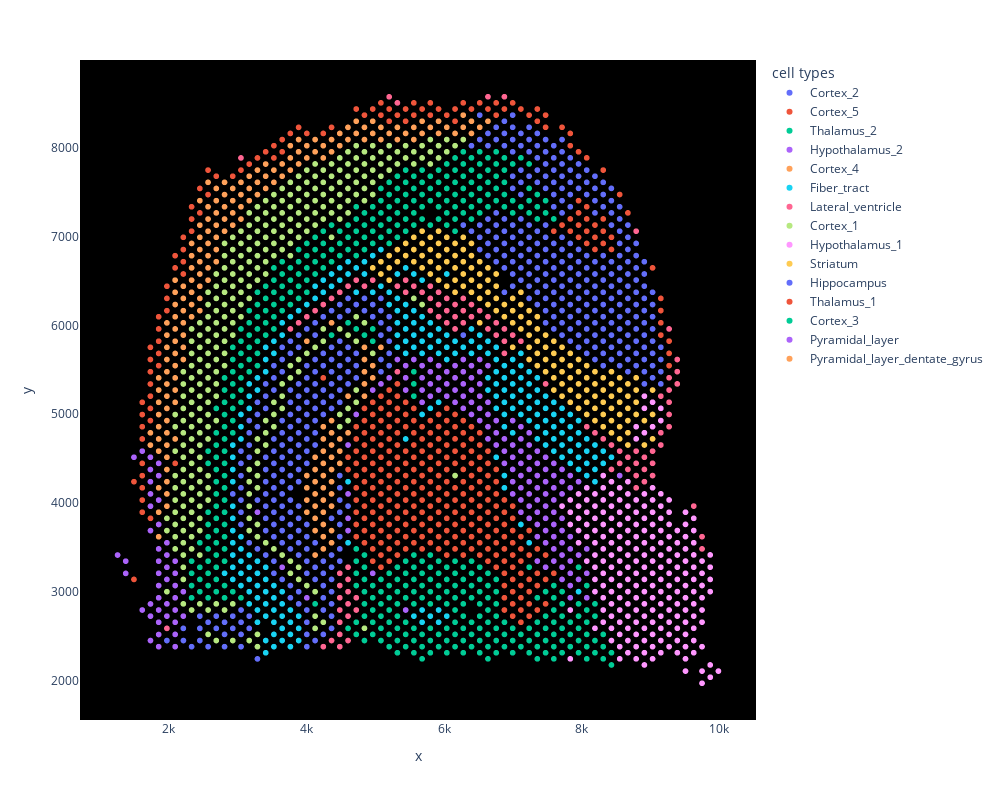

Notebook code cell kept with this figure:
### Code cell
fig = px.scatter(plot_df, x=x, y=y, color="cell types",
                 width=1000, height=800)
fig.update_xaxes(showgrid=False, zeroline=False)
fig.update_yaxes(showgrid=False, zeroline=False)
fig.update_layout(plot_bgcolor="black")
fig.show()

### Figure 1 — Plotly figure (JSON) as saved in the notebook; plotly's stock layout.template omitted (floating-point values rounded to 4 significant figures; data arrays with more than 128 entries replaced by an {"elided": "..."} marker saying what was removed)
{"data": [{"hovertemplate": "cell types=Cortex_2<br>x=%{x}<br>y=%{y}<extra></extra>", "legendgroup": "Cortex_2", "marker": {"color": "#636efa", "symbol": "circle"}, "mode": "markers", "name": "Cortex_2", "showlegend": true, "x": {"elided": "259 int values"}, "xaxis": "x", "y": {"elided": "259 int values"}, "yaxis": "y", "type": "scattergl"}, {"hovertemplate": "cell types=Cortex_5<br>x=%{x}<br>y=%{y}<extra></extra>", "legendgroup": "Cortex_5", "marker": {"color": "#EF553B", "symbol": "circle"}, "mode": "markers", "name": "Cortex_5", "showlegend": true, "x": [1611, 2927, 9153, 5561, 1611, 8075, 1850, 4244, 3526, 6040, 2089, 1611, 6519, 1850, 7237, 5082, 2209, 2568, 1730, 5082, 2090, 1611, 6998, 3406, 8674, 7956, 7836, 8554, 1611, 1730, 8195, 5681, 8075, 6639, 9273, 3646, 2329, 7716, 5441, 8075, 5441, 7477, 7596, 3047, 1850, 7836, 1850, 7956, 1970, 1730, 1970, 7477, 2329, 6399, 6878, 8315, 1731, 5202, 1491, 4005, 5561, 1730, 2209, 2449, 1730, 9153, 1730, 2209, 5801, 9273, 1850, 6758, 9153, 8315, 8315, 2329, 1611, 1491, 8075, 8075, 8435, 7357, 9033, 8195, 3526, 4723, 7836, 5920, 4364, 6279, 8195, 4843, 4963, 1611, 5202, 3167, 3287, 8315, 5322, 3885, 5801, 1611, 1730, 4244, 6160, 7716, 2449, 1970, 7118, 2688, 7956, 1611, 2089, 9153, 8435, 2568, 6160, 3765, 3646, 9273, 6758, 7836, 2209, 7357, 7956, 7956], "xaxis": "x", "y": [4170, 7679, 6028, 8505, 5133, 7060, 6096, 8161, 7885, 8367, 6784, 4995, 8505, 5683, 8367, 8367, 6991, 7748, 5064, 8505, 4445, 4720, 8505, 7954, 7266, 7266, 8023, 7473, 4307, 5339, 6991, 8436, 7198, 8436, 5684, 7954, 7197, 8230, 8298, 7886, 8436, 8367, 7060, 7748, 5959, 8161, 5821, 7954, 6165, 5752, 6303, 8230, 7060, 8436, 8436, 7198, 3826, 8298, 3138, 8161, 8367, 5477, 6716, 7541, 4927, 6303, 5202, 6853, 8505, 5822, 5546, 8505, 5890, 6922, 7748, 7335, 4858, 4239, 6922, 7335, 6991, 8298, 6647, 7129, 8023, 8436, 7060, 8436, 8229, 8505, 6854, 8367, 8436, 3895, 8436, 7816, 7885, 7060, 8367, 8229, 8367, 4032, 5615, 5408, 8436, 7129, 7266, 6440, 8436, 7679, 6991, 4445, 6647, 6166, 6854, 7472, 8298, 8161, 8092, 5546, 8367, 7198, 6578, 8436, 7129, 7404], "yaxis": "y", "type": "scattergl"}, {"hovertemplate": "cell types=Thalamus_2<br>x=%{x}<br>y=%{y}<extra></extra>", "legendgroup": "Thalamus_2", "marker": {"color": "#00cc96", "symbol": "circle"}, "mode": "markers", "name": "Thalamus_2", "showlegend": true, "x": {"elided": "190 int values"}, "xaxis": "x", "y": {"elided": "190 int values"}, "yaxis": "y", "type": "scattergl"}, {"hovertemplate": "cell types=Hypothalamus_2<br>x=%{x}<br>y=%{y}<extra></extra>", "legendgroup": "Hypothalamus_2", "marker": {"color": "#ab63fa", "symbol": "circle"}, "mode": "markers", "name": "Hypothalamus_2", "showlegend": true, "x": {"elided": "133 int values"}, "xaxis": "x", "y": {"elided": "133 int values"}, "yaxis": "y", "type": "scattergl"}, {"hovertemplate": "cell types=Cortex_4<br>x=%{x}<br>y=%{y}<extra></extra>", "legendgroup": "Cortex_4", "marker": {"color": "#FFA15A", "symbol": "circle"}, "mode": "markers", "name": "Cortex_4", "showlegend": true, "x": {"elided": "149 int values"}, "xaxis": "x", "y": {"elided": "149 int values"}, "yaxis": "y", "type": "scattergl"}, {"hovertemplate": "cell types=Fiber_tract<br>x=%{x}<br>y=%{y}<extra></extra>", "legendgroup": "Fiber_tract", "marker": {"color": "#19d3f3", "symbol": "circle"}, "mode": "markers", "name": "Fiber_tract", "showlegend": true, "x": {"elided": "225 int values"}, "xaxis": "x", "y": {"elided": "225 int values"}, "yaxis": "y", "type": "scattergl"}, {"hovertemplate": "cell types=Lateral_ventricle<br>x=%{x}<br>y=%{y}<extra></extra>", "legendgroup": "Lateral_ventricle", "marker": {"color": "#FF6692", "symbol": "circle"}, "mode": "markers", "name": "Lateral_ventricle", "showlegend": true, "x": [9273, 6878, 4724, 9273, 4484, 5442, 8674, 9153, 8794, 6399, 5322, 7477, 6160, 4484, 6280, 8794, 5322, 8554, 6639, 5801, 8914, 8195, 6878, 9273, 8794, 9033, 4484, 4364, 4125, 3766, 5681, 7118, 5561, 4604, 3047, 4005, 9752, 8554, 8315, 6399, 9153, 6040, 9033, 6519, 6280, 8794, 9632, 6998, 6280, 4604, 4604, 4604, 5920, 5801, 6160, 9752, 5202, 9392, 6160, 4723, 9273, 9273, 6639, 8914, 8076, 4604, 4484, 4484, 4244, 1970, 5920, 6878, 6040, 8794, 4484, 4245, 6878, 8435, 4604, 4724, 8914, 6040, 8674, 4484, 5921, 6639, 9153, 6759, 3885, 4364, 4604, 9392, 9033, 5801, 4484, 6759, 5442, 8435, 9273, 5322, 9392, 4843, 4963], "xaxis": "x", "y": [5271, 5959, 2932, 4858, 3069, 6509, 4514, 5202, 4446, 6097, 5477, 5340, 5959, 6372, 6165, 4308, 8505, 4583, 6097, 6441, 4514, 4789, 8574, 5134, 4170, 4446, 2932, 6303, 6165, 5959, 6372, 5821, 6441, 3000, 7885, 6096, 3482, 4445, 4721, 6234, 4790, 6303, 4308, 6165, 6303, 7060, 3964, 5890, 6028, 2863, 3276, 2450, 6234, 6165, 6097, 3620, 8573, 5340, 6234, 6509, 5959, 5409, 5959, 4239, 4858, 3138, 2656, 2794, 6234, 2587, 6372, 5821, 6165, 4583, 3207, 2381, 5684, 4652, 2725, 2794, 4377, 6028, 4377, 2519, 6097, 8574, 4652, 5890, 6028, 2450, 6441, 5478, 4583, 6303, 2381, 6028, 6372, 4377, 4996, 6441, 5615, 6441, 6509], "yaxis": "y", "type": "scattergl"}, {"hovertemplate": "cell types=Cortex_1<br>x=%{x}<br>y=%{y}<extra></extra>", "legendgroup": "Cortex_1", "marker": {"color": "#B6E880", "symbol": "circle"}, "mode": "markers", "name": "Cortex_1", "showlegend": true, "x": {"elided": "316 int values"}, "xaxis": "x", "y": {"elided": "316 int values"}, "yaxis": "y", "type": "scattergl"}, {"hovertemplate": "cell types=Hypothalamus_1<br>x=%{x}<br>y=%{y}<extra></extra>", "legendgroup": "Hypothalamus_1", "marker": {"color": "#FF97FF", "symbol": "circle"}, "mode": "markers", "name": "Hypothalamus_1", "showlegend": true, "x": {"elided": "217 int values"}, "xaxis": "x", "y": {"elided": "217 int values"}, "yaxis": "y", "type": "scattergl"}, {"hovertemplate": "cell types=Striatum<br>x=%{x}<br>y=%{y}<extra></extra>", "legendgroup": "Striatum", "marker": {"color": "#FECB52", "symbol": "circle"}, "mode": "markers", "name": "Striatum", "showlegend": true, "x": {"elided": "144 int values"}, "xaxis": "x", "y": {"elided": "144 int values"}, "yaxis": "y", "type": "scattergl"}, {"hovertemplate": "cell types=Hippocampus<br>x=%{x}<br>y=%{y}<extra></extra>", "legendgroup": "Hippocampus", "marker": {"color": "#636efa", "symbol": "circle"}, "mode": "markers", "name": "Hippocampus", "showlegend": true, "x": {"elided": "219 int values"}, "xaxis": "x", "y": {"elided": "219 int values"}, "yaxis": "y", "type": "scattergl"}, {"hovertemplate": "cell types=Thalamus_1<br>x=%{x}<br>y=%{y}<extra></extra>", "legendgroup": "Thalamus_1", "marker": {"color": "#EF553B", "symbol": "circle"}, "mode": "markers", "name": "Thalamus_1", "showlegend": true, "x": {"elided": "260 int values"}, "xaxis": "x", "y": {"elided": "260 int values"}, "yaxis": "y", "type": "scattergl"}, {"hovertemplate": "cell types=Cortex_3<br>x=%{x}<br>y=%{y}<extra></extra>", "legendgroup": "Cortex_3", "marker": {"color": "#00cc96", "symbol": "circle"}, "mode": "markers", "name": "Cortex_3", "showlegend": true, "x": {"elided": "252 int values"}, "xaxis": "x", "y": {"elided": "252 int values"}, "yaxis": "y", "type": "scattergl"}, {"hovertemplate": "cell types=Pyramidal_layer<br>x=%{x}<br>y=%{y}<extra></extra>", "legendgroup": "Pyramidal_layer", "marker": {"color": "#ab63fa", "symbol": "circle"}, "mode": "markers", "name": "Pyramidal_layer", "showlegend": true, "x": [1850, 1970, 2209, 1730, 1850, 1850, 2209, 1850, 1252, 1850, 1730, 1731, 1970, 1371, 2090, 1371, 1611, 1970, 1850, 1850, 1731, 4005, 1850, 1731, 1731, 1731, 1970, 2090, 1491, 2090, 1850, 3646, 2090, 2090, 1730, 2090, 2090, 1850, 1850, 3287, 1850, 1731, 1970, 1611, 2090, 1850, 1970], "xaxis": "x", "y": [2518, 3551, 2725, 4514, 3069, 2794, 3000, 3344, 3413, 4445, 4376, 2862, 3275, 3344, 2381, 3206, 4583, 3138, 2381, 2656, 2450, 2931, 3207, 3963, 4101, 2725, 2863, 2931, 4514, 3069, 2931, 3275, 3344, 2794, 4239, 3207, 2656, 4307, 3482, 3895, 4032, 3688, 3413, 2794, 2519, 3757, 2725], "yaxis": "y", "type": "scattergl"}, {"hovertemplate": "cell types=Pyramidal_layer_dentate_gyrus<br>x=%{x}<br>y=%{y}<extra></extra>", "legendgroup": "Pyramidal_layer_dentate_gyrus", "marker": {"color": "#FFA15A", "symbol": "circle"}, "mode": "markers", "name": "Pyramidal_layer_dentate_gyrus", "showlegend": true, "x": [4125, 4125, 4245, 4245, 4843, 4245, 4245, 4364, 4245, 4364, 4245, 4005, 4364, 4364, 4364, 4125, 4484, 4364, 4484, 4245, 4843, 4005, 4364, 4484, 4125, 4963, 4364, 4963, 4005, 4604, 4364, 4604, 4125, 4245, 4843, 4364, 4125, 4245, 4005, 4364, 4245, 4843, 4005, 5082, 4843, 4125, 4125, 4245], "xaxis": "x", "y": [3964, 3826, 4170, 4032, 5615, 3482, 3895, 4514, 3757, 4239, 3620, 3895, 6028, 4376, 4789, 3413, 4583, 4652, 4720, 4445, 5752, 5821, 4101, 4445, 4101, 5408, 3964, 5546, 4032, 5202, 3688, 4789, 4514, 4583, 5202, 4927, 4376, 4720, 4308, 3551, 4858, 5477, 4170, 5752, 5340, 3688, 4239, 4308], "yaxis": "y", "type": "scattergl"}], "layout": {"xaxis": {"anchor": "y", "domain": [0.0, 1.0], "title": {"text": "x"}, "showgrid": false, "zeroline": false}, "yaxis": {"anchor": "x", "domain": [0.0, 1.0], "title": {"text": "y"}, "showgrid": false, "zeroline": false}, "legend": {"title": {"text": "cell types"}, "tracegroupgap": 0}, "margin": {"t": 60}, "height": 800, "width": 1000, "plot_bgcolor": "black"}}
